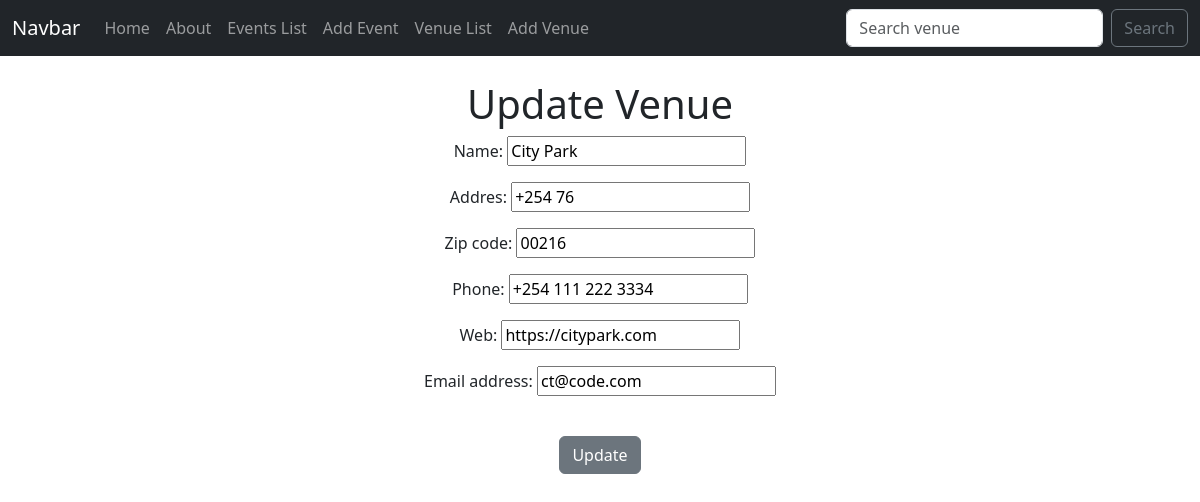
The page /update-venue/1/ on the database as committed earlier.
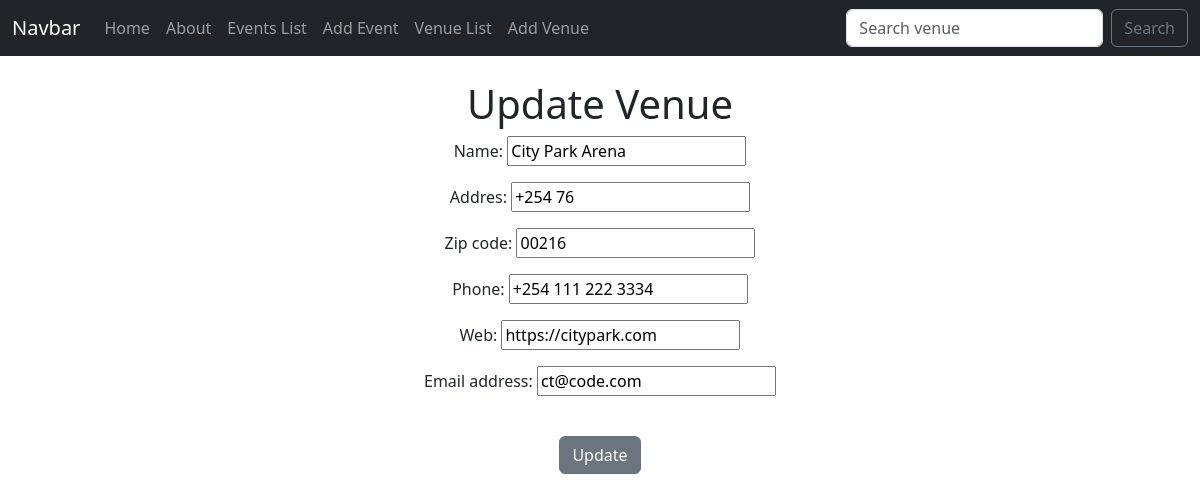
The same page on the database as committed later.
### events/models.py (models this page shows, shortened)
class Venue(models.Model):
    name=models.CharField(max_length=200)
    addres = models.CharField(max_length=50)
    zip_code = models.CharField(max_length=50)
    phone = models.CharField(max_length=50,blank=True)
    web = models.URLField(blank=True)
    email_address = models.EmailField(blank=True)

### events/views.py (the view)
# urls.py: path('update-venue/<int:venue_id>/', views.update_venue, name='update-venue'),
def update_venue(request,venue_id):
    venue=Venue.objects.get(pk=venue_id)
    form=AddVenueForm(request.POST or None,instance=venue)
    if form.is_valid():
        form.save()
        return redirect('venues')
    return render(request,'events/update_venue.html',{'venue':venue,'form':form})

### events/forms.py
class AddVenueForm(ModelForm):
    class Meta:
        model=Venue
        fields = ('name','addres','zip_code','phone','web','email_address')

### events/templates/events/update_venue.html (shortened to what this page needs)
{% extends "events/layout.html" %}
{% block content %}
        <center>
            <h1>Update Venue </h1>
            <form action="" method='POST'>
                {{form.as_p}}
                <br>
                <input type="submit" value="Update" class="btn btn-secondary">
            </form>
        </center>
{% endblock %}

Rows that differ between the two databases and show on the page:
changed Venue "https://citypark.com": name "City Park" → "City Park Arena"
